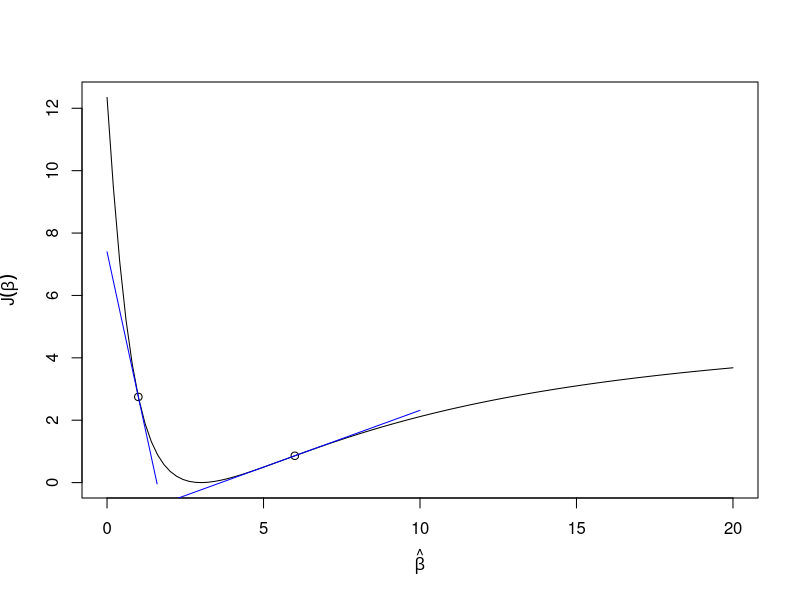

Write R code to recreate this figure.
## ---- chunk 1
#| label: fig-curveWithSlopes
#| fig-cap: "An example $J(\\beta)$ showing tangent lines at two points"
x <- rnorm(100)
y <- 1/(1+exp(-3*x))

# squared error
J <- function(b, x, y)
{
  yhat <- 1/(1+exp(-b*x))
  return( sum((y-yhat)^2) )
}

# derivative of J with respect to b
dJ <- function(b, x, y)
{
  yhat <- 1/(1+exp(-b*x))
  return( sum(-2*(y-yhat)*yhat*(1-yhat)*x) )
}


b <- seq(0,20, length.out=100)
J0 <- sapply(b, function(beta0) J(beta0,x,y))

plot(b,J0, type="l", xlab=expression(hat(beta)), ylab=expression(J(hat(beta))))
points(c(1,6),c(J(1,x,y),J(6,x,y)))
curve(dJ(1,x,y)*(b-1) + J(1,x,y), add = TRUE, col = 'blue', xname="b",
      from=0,to=1.6)
curve(dJ(6,x,y)*(b-6) + J(6,x,y), add = TRUE, col = 'blue', xname="b",
      from=2,to=10)
## ---- chunk 2
p <- 0.1
# newton iterations
for(i in 1:6)
{
  p <- p + p*(1-p)*(3-8*p)/(3-6*p+8*p^2)
  print(p)
}
## ---- chunk 3
f <- function(p)
{
  res <- -(6*log(p)+10*log(1-p))
  attr(res, "gradient") <- -(6/p - 10/(1-p))
  attr(res, "hessian")  <- 6/p^2 + 10/(1-p)^2
  return(res)
}
nlm(f, 0.1)
